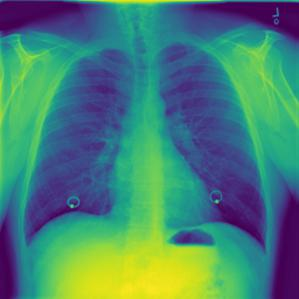
%> input picture Normal 2/101.jpg, 299 x 299 px; its folder holds 4 pictures in this run
$ octave CNNnormal.m   (GNU Octave 9; MATLAB toolbox functions it lacks are replaced by stand-ins)
%> lines starting %> are read from the running program, lines starting %| are printed output that depends on the picture
% Ruta a las carpetas de imágenes
folder1 = 'C:\Users\DELL\Downloads\Proyecto Final\Normal 2';
folder2 = 'C:\Users\DELL\Downloads\Proyecto Final\Pheumonia';

% Crear ImageDatastore
imdsHealthy = imageDatastore(folder1, 'FileExtensions', '.jpg', 'LabelSource', 'foldernames');
imdsPneumonia = imageDatastore(folder2, 'FileExtensions', '.jpg', 'LabelSource', 'foldernames');

% Combinar etiquetas y archivos
labelsHealthy = repmat("Healthy", numel(imdsHealthy.Files), 1);
labelsPneumonia = repmat("Unhealthy", numel(imdsPneumonia.Files), 1);

combinedFiles = [imdsHealthy.Files; imdsPneumonia.Files];
combinedLabels = [labelsHealthy; labelsPneumonia];

% Mezclar los datos aleatoriamente
idx = randperm(numel(combinedFiles));
combinedFiles = combinedFiles(idx);
combinedLabels = combinedLabels(idx);

% Dividir los datos en entrenamiento (80%) y prueba (20%)
trainIdx = 1:round(0.8 * numel(combinedFiles));
testIdx = (round(0.8 * numel(combinedFiles)) + 1):numel(combinedFiles);

trainFiles = combinedFiles(trainIdx);
trainLabels = combinedLabels(trainIdx);

testFiles = combinedFiles(testIdx);
testLabels = combinedLabels(testIdx);

% Extraer características básicas (intensidad promedio y desviación estándar)
extractFeatures = @(img) [mean(img(:)), std(double(img(:)))];

trainFeatures = zeros(numel(trainFiles), 2);
for i = 1:numel(trainFiles)
    img = imread(trainFiles{i});
%> img is the input picture: size 299x299x3 uint8; mean R, G, B 70.4, 129.7, 116.4
    if size(img, 3) == 3  % Convertir a escala de grises si es necesario
        img = rgb2gray(img);
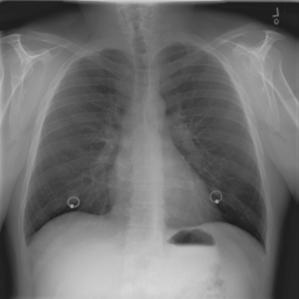
%> img: size 299x299 uint8; min 15, max 215, mean 110.5
    end
    trainFeatures(i, :) = extractFeatures(img);
end
%> pass 2 of the loop `for i = 1:numel(trainFiles)`:
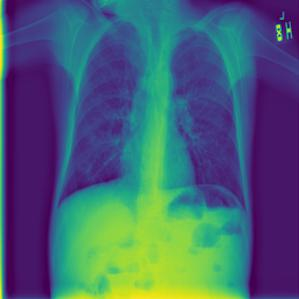
%> input picture Normal 2/1.jpg, 299 x 299 px
%> img is the input picture: size 299x299x3 uint8; mean R, G, B 70.5, 96.9, 115.5
%> `img = rgb2gray(img);`:
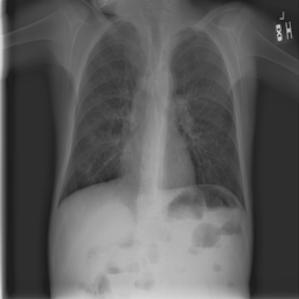
%> img: size 299x299 uint8; min 21, max 218, mean 91.1
%> pass 3 of the loop `for i = 1:numel(trainFiles)`:
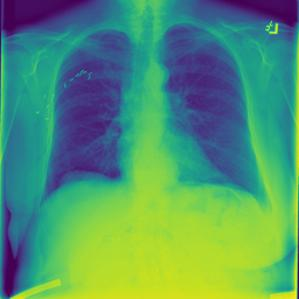
%> input picture Normal 2/100.jpg, 299 x 299 px
%> img is the input picture: size 299x299x3 uint8; mean R, G, B 82, 148.7, 108.8
%> `img = rgb2gray(img);`:
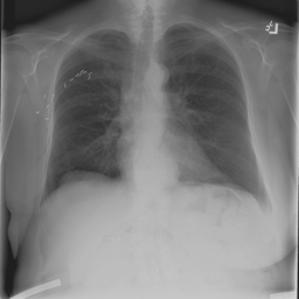
%> img: size 299x299 uint8; min 26, max 219, mean 124.2

testFeatures = zeros(numel(testFiles), 2);
for i = 1:numel(testFiles)
    img = imread(testFiles{i});
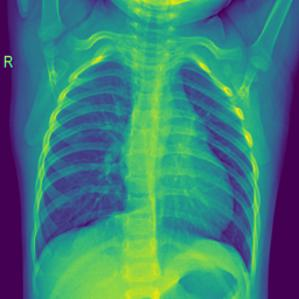
%> input picture Normal 2/10.jpg, 299 x 299 px
%> img is the input picture: size 299x299x3 uint8; mean R, G, B 58.8, 127.5, 121.5
    if size(img, 3) == 3  % Convertir a escala de grises si es necesario
        img = rgb2gray(img);
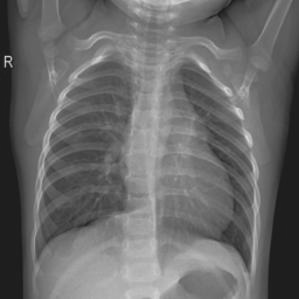
%> img: size 299x299 uint8; min 9, max 218, mean 106.3
    end
    testFeatures(i, :) = extractFeatures(img);
end

% Entrenar un clasificador basado en SVM
%> (the run ends here)
